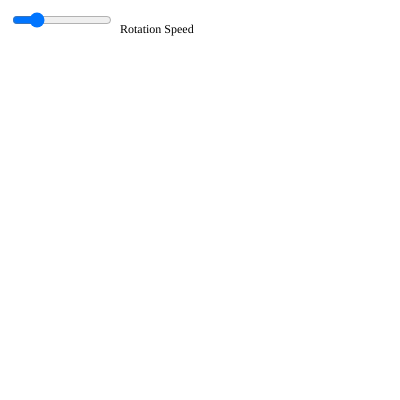
Frame 1 (no input)
Frame 60 (no input): identical to frame 1, image omitted
Frame 120 (the mouse pressed at the canvas centre since frame 60): identical to frame 1, image omitted

The p5.js sketch that drew this single still picture (run headless with seeded random() and noise() and a simulated clock; from frame 60 on, the mouse is pressed at the canvas centre):

// p5.js sketch
// ── sketch.js
// Array to store points for drawing
let points = [];
let symmetry = 8; // Number of symmetry lines
let currentColor; // Global variable for color
let rotationAngle = 0; // Track rotation angle
let speedSlider; // Slider for rotation speed
let symmetrySlider; // Slider for symmetry number

// This function runs once at the start
function setup() {
    // Create a canvas that's 400x400 pixels
    createCanvas(400, 400);
    
    // Set the background color to white
    background(255);
    
    // Set initial drawing style
    strokeWeight(2);
    currentColor = color(random(255), random(255), random(255));
    
    // Create sliders
    createSliders();
}

// Function to create sliders
function createSliders() {
    // Create speed slider
    speedSlider = createSlider(0, 0.1, 0.02, 0.001);
    speedSlider.position(10, 10);
    speedSlider.style('width', '100px');
    
    // Add labels
    let speedLabel = createP('Rotation Speed');
    speedLabel.position(120, 10);
    speedLabel.style('font-size', '12px');
}

// This function runs when the mouse is pressed
function mousePressed() {
    // Clear the points array when starting a new drawing
    points = [];
    currentColor = color(random(255), random(255), random(255));
}

// This function runs when the mouse is dragged
function mouseDragged() {
    // Add current point to the array
    points.push({
        x: mouseX - width/2,
        y: mouseY - height/2
    });
}

// This function runs continuously after setup
function draw() {
    // Translate to center of canvas
    translate(width/2, height/2);
    
    
    // Draw the pattern
    if (points.length > 0) {
        // Draw for each symmetry line
        for (let i = 0; i < symmetry; i++) {
            push();
            // Add rotation animation
            rotate((TWO_PI / symmetry) * i + rotationAngle);
            
            // Random stroke width for each segment
            strokeWeight(random(1, 5));
            // Use the current color
            stroke(currentColor);
            
            beginShape();
            for (let p of points) {
                vertex(p.x, p.y);
            }
            endShape();
            
            pop();
        }
        
        // Update rotation angle using slider value
        rotationAngle += speedSlider.value();
    }
    
} 
// ── style.css
html, body {
    margin: 0;
    padding: 0;
    display: flex;
    justify-content: center;
    align-items: center;
    min-height: 100vh;
    background-color: #f0f0f0;
}

main {
    background-color: white;
    padding: 20px;
    border-radius: 10px;
    box-shadow: 0 0 10px rgba(0,0,0,0.1);
} 
